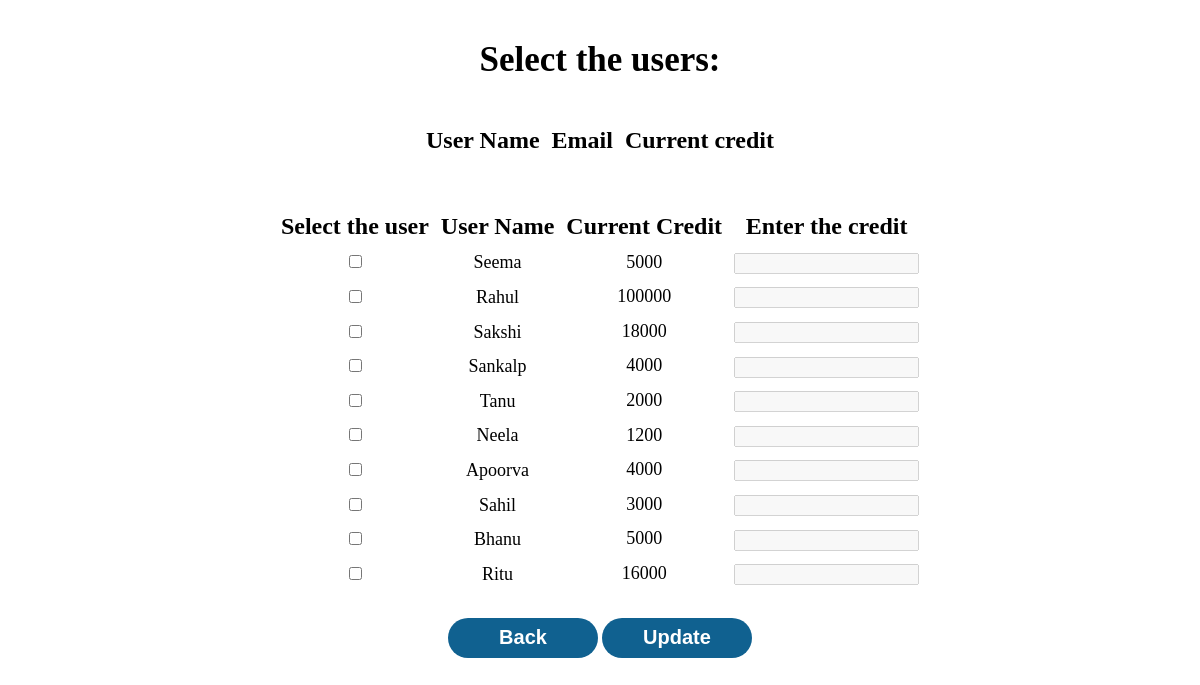
The page /select.php on the database its author committed.
### tables this page shows
CREATE TABLE `user` (
  `id` int(10) NOT NULL,
  `name` text NOT NULL,
  `email` varchar(101) NOT NULL,
  `currentcredit` int(40) NOT NULL
);

### d.php (called while the page is built)
<?php
$conn = mysqli_connect('localhost','root','','credit');
$query = 'SELECT * FROM user';
$result = mysqli_query($conn,$query);
?>

### select.php (the view, shortened to what this page needs)
<?php
	include_once('d.php');
			?>
<!doctype html>
<html>
	<head>
	</head>
	<body>
	<center>
	<p style="margin-top:40px;font-size:35px;font-weight:bold;">Select the users:</p>
	<table>
	<tr><th>User Name</th>
	<th>Email</th>
	<th>Current credit</th></tr>
	<tr>
	<?php
	$x = @$_GET['details'].'-';
$rec=@$_GET['details'];
$quer="SELECT * from user where id='$rec'";
$run1=mysqli_query($conn,$quer);
	$rows = mysqli_fetch_array($run1);
	?>
	<td><?php echo  $rows['name']; ?> </td>
	<td><label name="view" id="inp" >
<option value="<?php echo $rows['email']; ?>" ><?php echo $rows['email']; ?></option>
</label></td>
<td>
<label name="view" id="inp" >
<option value="<?php $x = $x.$rows['currentcredit']; $rows['currentcredit']; ?>" ><?php ;echo $rows['currentcredit']; ?></option>
</label>
</td>
	</tr></table>
	<form method='POST' action="select.php">
	<table>
	<tr>
	<th>Select the user</th>
	<th>User Name</th>
	<th>Current Credit</th>
	<th>Enter the credit</th>
	</tr>
		<?php
		while($rows = mysqli_fetch_array($result)){
			?>
		<tr>
		<td><input type="checkbox" class="check" name="check" id="<?php echo 'check'.$rows['id'];?>" value="<?php echo $rows['id'];?>">
		</td>
		<td><?php echo $rows['name']; ?></td>
		<td><label name="current" >
		<option value="<?php echo $rows[3]; ?>" ><?php echo $rows[3]; ?></option>
		</label></td>
		<td><input type="number" name="cred" id="<?php echo 'id'.$rows['id'];?>" disabled></td>
		<?php } ?>
		</tr>
		</table>
		<button type="button" class="but"><a href="view.php">Back</a></button>
		<input type='button' class="but" value=" Update " id="transfer"/>
	</form>
	</body>
</html>

### select.php (style rules this page uses)
table,td,th { text-align:center; padding:5px; }
th { font-size:24px; }
td { font-size:18px; }
#inp { color:black; height:28px; width:140px; }
.but { border-radius:100px; margin-top:20px; font-size:20px; border:none; height:40px; width:150px; font-weight:bold; color:white; background:rgb(16,97,144); line-height:25px; text-align:center; }
#inp { color:black; height:28px; width:200px; font-weight:bold; }
a { text-decoration:none;color:white; }

### rows shown on the page
user: name "Seema", $rows[3] 5000 (drawn)
user: name "Rahul", $rows[3] 100000 (drawn)
user: name "Sakshi", $rows[3] 18000 (drawn)
user: name "Sankalp", $rows[3] 4000 (drawn)
user: name "Tanu", $rows[3] 2000 (drawn)
user: name "Neela", $rows[3] 1200 (drawn)
user: name "Apoorva", $rows[3] 4000 (drawn)
user: name "Sahil", $rows[3] 3000 (drawn)
user: name "Bhanu", $rows[3] 5000 (drawn)
user: name "Ritu", $rows[3] 16000 (drawn)
